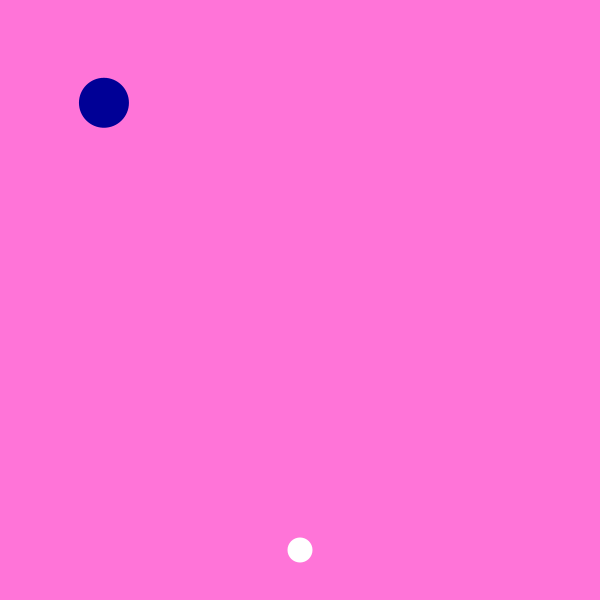
Frame 1 (no input)
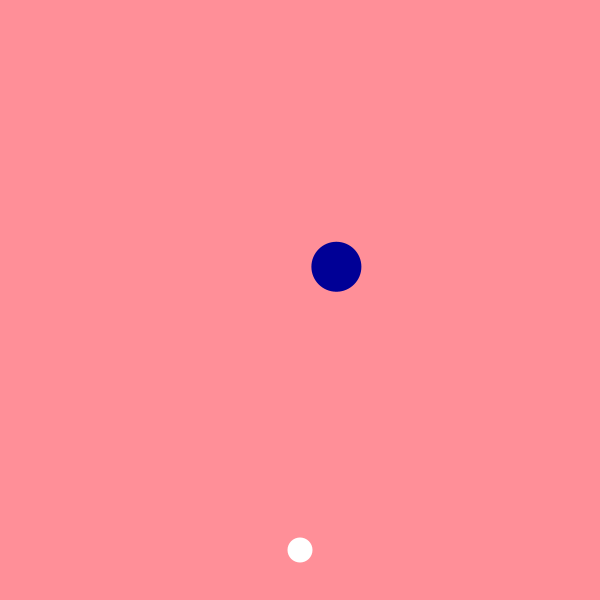
Frame 60 (the mouse pressed at the canvas centre just before this capture)
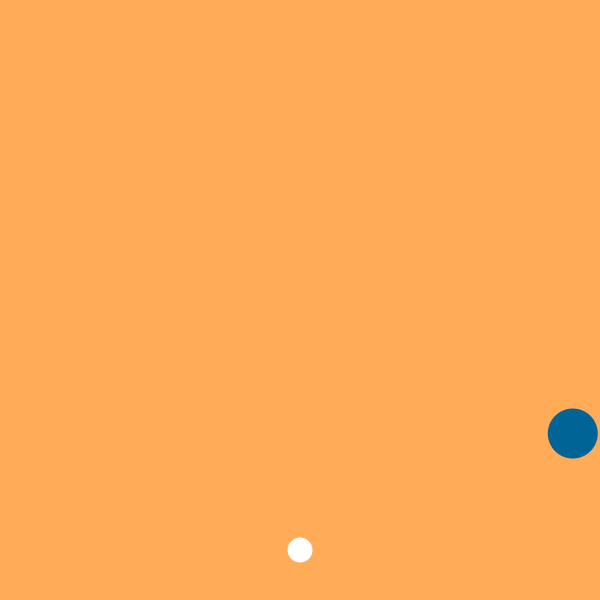
Frame 120 (the mouse held since frame 60 and released just before this capture)

The Processing sketch that drew these frames (run headless with seeded random() and noise(); from frame 60 on, the mouse is pressed at the canvas centre):

// Processing sketch: sketch_190918homework
// ── sketch_190918homework.pde
float xPos=100, yPos=100, x1=300, y1=550;
float xSpeed, ySpeed;
int size=50, xDirection=1, yDirection=1;
float d, c;
boolean circleClicked = false, buttonClicked=false; 

void setup() {
  size(600, 600);
  xSpeed=random(2, 5);
  ySpeed=random(2, 5);
  noStroke();
}


void draw() {


  float g, b;
  g=map(yPos, 0, height, 100, 200);
  b=map(yPos, 0, height, 255, 21);
  background(255, g, b);
  xPos+=xSpeed;
  yPos+=ySpeed;

  if (buttonClicked) {
    xPos=random(25, 550);
    yPos=random(25, 550);
  }

  fill(0, mouseX/3, 150);
  ellipse(xPos, yPos, size, size);
  fill(255);
  ellipse(x1, y1, size/2, size/2);


  if (xSpeed==0) {
    xSpeed=random(2, 5);
  }


  if (ySpeed==0) {
    ySpeed=random(2, 5);
  }


  if (!circleClicked) {
    xSpeed*=1;
    ySpeed*=1;
  }


  if (circleClicked) {
    xSpeed=0;
    ySpeed=0;
  }


  if (xPos>width-size/2||xPos<size/2) {
    xSpeed*=-1;
  } 


  if (yPos>height-size/2||yPos<size/2) {
    ySpeed*=-1;
  }
}


void mousePressed() {
  d=dist(mouseX, mouseY, xPos, yPos);
  if (d<size/2) {
    circleClicked=!circleClicked;
  }
  println(d);
  c=dist(mouseX, mouseY, x1, y1);
  if (c<size/4) {
    buttonClicked=!buttonClicked;
  }
}
